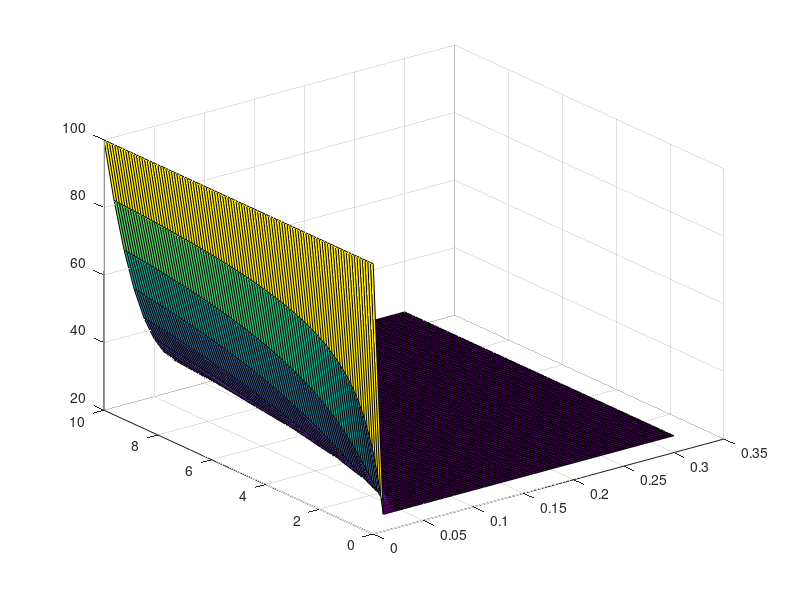

MATLAB code to generate this figure: (Note: this script raises an error after producing the figure.)
% Range intervals:
x_range = 0.3; % m
t_range = 10; % s
% Step intervals:
dx = 0.01;      % m
dt = 0.1;     % s
% Thermic coefficient:
k = 180;  % W/m.K
% Specific heat:
c = 896;   % J/kg.K
% Volumetric density;:
d = 2.7*1e3; % kg/m³
% Thermic coefficient:
alpha = ( k /(d * c) ); %m²/s
% Convection heat transfer coefficient:
h = 100; % W/m².K
% Initial Temperature on the base:
T_b = 100 + 273; % K
% Initial Temperature on the surroundings;
T_inf = 25 + 273; % K
% Initial Temperature on the top;
T_t = T_inf; % K
% Fin's diameter:
D = 5*1e-3; % m
% Fin's length:
L = 0.3; % m
% Fin's perimeter:
P = 2*pi*(D/2); % m
% Transversal section area:
A_tr = pi*(D/2)^2; % m²
% Time interval reference to assure numeric procedure stability condition:
dt_ref = dx^2/( alpha*( (h*P*dx^2)/(k*A_tr) + 2 ) ); % s

% Verify if selected time interval is acceptable, otherwise use reference:
if dt > dt_ref
    dt = dt_ref;
end

% Node amounts:
x_nodes = x_range/dx + 1;
t_nodes = t_range/dt + 1;
% 'x-axis', 'y-axis' and 'time' scales:
x_array = linspace(0, x_range, x_nodes);
t_array = linspace(0, t_range, t_nodes);
% Temperature array:
T = zeros(x_nodes, t_nodes);
% Initial temperature conditions:
T(:,:) = T_t;
T(1, :) = T_b;

% Error tolerance value:
tol = 1*1e-10;
E_array = zeros(1,t_nodes);
E_temp = zeros(1,t_nodes);

% Error array initial conditions:
E_array(1) = 0;
% Iteration to calculate the temperature distribution:
for l = 2:t_nodes

    % Calculate the Temperature on the next node:
    for i = 2:x_nodes-1
        dTdx_cond = ( T(i+1,l-1) - 2*T(i,l-1) + T(i-1,l-1) ) / dx^2;
        dTdx_conv = - ( (h*P)/(k*A_tr) )*( T(i,l-1) - T_inf);
        dTdt = alpha*dt*( dTdx_cond + dTdx_conv );
        T(i,l) = dTdt + T(i,l-1);
        % Calculate the relative error on each node:
        E_temp(i) = abs( ( T(i,l) - T(i,l-1) )/( T(i,l) ) );
    end
    % Geting the higher value in relative error:
    E_array(l) = max(E_temp);
%     if max(E_temp) > tol
%         break
%     end
    
end
% Temperature Plot chart:
figure;
s = surf(x_array, t_array, T.'-273);
s.EdgeColor = 'none';
s.FaceColor = 'interp';
view(2);
xlabel('Comprimento da barra (m)');
ylabel('Tempo (s)');
zlabel('Temperatura (ºC)');
axis ij;

% Temperature x Position chart:
figure;
scatter(x_array(2:x_nodes), T(1:x_nodes-1,t_nodes)-273);
xlabel('Tempo (s)');
ylabel('Temperature (ºC)');

% Relative Error Plot chart:
figure;
plot(t_array(2:end), E_array(2:end));
xlabel('Tempo (s)');
ylabel('Relative Error');
